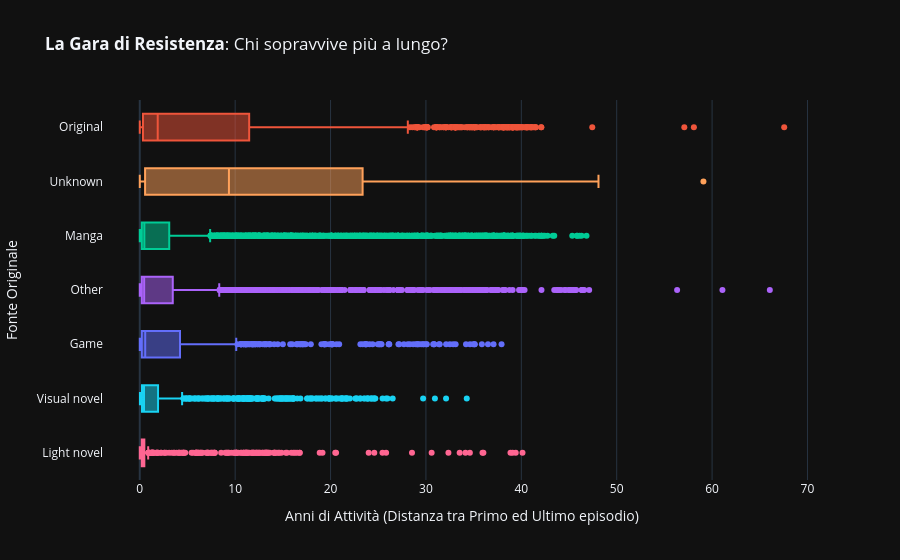

The notebook cell this image was saved under:
### Markdown cell above
### 🔍 Analisi 1: La Fonte (Il Combustibile)

### Code cell
import pandas as pd
import plotly.express as px

# 1. Preparazione Dati (con Date sicure in UTC)
df['start_date'] = pd.to_datetime(df['start_date'], errors='coerce', utc=True)
df['end_date'] = pd.to_datetime(df['end_date'], errors='coerce', utc=True)

# Calcolo "End Date" fittizia per i currently airings
now_utc = pd.Timestamp.now(tz='UTC')
df['calc_end_date'] = df['end_date'].fillna(now_utc)

# Calcolo durata in Anni
df['duration_years'] = (df['calc_end_date'] - df['start_date']).dt.days / 365.25

# Filtro solo serie valide (> 0 anni)
df_clean_duration = df[df['duration_years'] > 0].copy()

# Raggruppo le fonti minori in "Other"
top_sources = df_clean_duration['source'].value_counts().head(6).index
df_clean_duration.loc[~df_clean_duration['source'].isin(top_sources), 'source'] = 'Other'

# 2. Creazione Grafico Migliorato (Box Plot Orizzontale)
# Usiamo il Box Plot perché gestisce meglio gli outlier estremi rispetto al Violino per questo tipo di dati
fig_source_time = px.box(df_clean_duration, 
                         x='duration_years', 
                         y='source',
                         color='source',
                         title='<b>La Gara di Resistenza</b>: Chi sopravvive più a lungo?',
                         labels={'source': 'Fonte Originale', 'duration_years': 'Anni di Messa in Onda'},
                         template='plotly_dark',
                         points='outliers', # Mostra solo gli outlier (i "Titani")
                         hover_data=['title'] # Mostra il titolo quando passi sopra col mouse!
                        )

# 3. Pulizia Layout
fig_source_time.update_layout(
    showlegend=False,
    xaxis_title="Anni di Attività (Distanza tra Primo ed Ultimo episodio)",
    yaxis={'categoryorder':'total ascending'} # Ordina dal meno longevo al più longevo
)

fig_source_time.show()

### Figure 1 — Plotly figure (JSON) as saved in the notebook; plotly's stock layout.template omitted (floating-point values rounded to 4 significant figures; data arrays with more than 128 entries replaced by an {"elided": "..."} marker saying what was removed)
{"data": [{"alignmentgroup": "True", "boxpoints": "outliers", "customdata": {"elided": "933x1 str values"}, "hovertemplate": "Fonte Originale=%{y}<br>Anni di Messa in Onda=%{x}<br>title=%{customdata[0]}<extra></extra>", "legendgroup": "Game", "marker": {"color": "#636efa"}, "name": "Game", "notched": false, "offsetgroup": "Game", "orientation": "h", "showlegend": true, "type": "box", "x": {"elided": "933 float values"}, "x0": " ", "xaxis": "x", "y": {"elided": "933 str values"}, "y0": " ", "yaxis": "y"}, {"alignmentgroup": "True", "boxpoints": "outliers", "customdata": {"elided": "5318x1 str values"}, "hovertemplate": "Fonte Originale=%{y}<br>Anni di Messa in Onda=%{x}<br>title=%{customdata[0]}<extra></extra>", "legendgroup": "Original", "marker": {"color": "#EF553B"}, "name": "Original", "notched": false, "offsetgroup": "Original", "orientation": "h", "showlegend": true, "type": "box", "x": {"elided": "5318 float values"}, "x0": " ", "xaxis": "x", "y": {"elided": "5318 str values"}, "y0": " ", "yaxis": "y"}, {"alignmentgroup": "True", "boxpoints": "outliers", "customdata": {"elided": "3997x1 str values"}, "hovertemplate": "Fonte Originale=%{y}<br>Anni di Messa in Onda=%{x}<br>title=%{customdata[0]}<extra></extra>", "legendgroup": "Manga", "marker": {"color": "#00cc96"}, "name": "Manga", "notched": false, "offsetgroup": "Manga", "orientation": "h", "showlegend": true, "type": "box", "x": {"elided": "3997 float values"}, "x0": " ", "xaxis": "x", "y": {"elided": "3997 str values"}, "y0": " ", "yaxis": "y"}, {"alignmentgroup": "True", "boxpoints": "outliers", "customdata": {"elided": "2806x1 str values"}, "hovertemplate": "Fonte Originale=%{y}<br>Anni di Messa in Onda=%{x}<br>title=%{customdata[0]}<extra></extra>", "legendgroup": "Other", "marker": {"color": "#ab63fa"}, "name": "Other", "notched": false, "offsetgroup": "Other", "orientation": "h", "showlegend": true, "type": "box", "x": {"elided": "2806 float values"}, "x0": " ", "xaxis": "x", "y": {"elided": "2806 str values"}, "y0": " ", "yaxis": "y"}, {"alignmentgroup": "True", "boxpoints": "outliers", "customdata": {"elided": "1689x1 str values"}, "hovertemplate": "Fonte Originale=%{y}<br>Anni di Messa in Onda=%{x}<br>title=%{customdata[0]}<extra></extra>", "legendgroup": "Unknown", "marker": {"color": "#FFA15A"}, "name": "Unknown", "notched": false, "offsetgroup": "Unknown", "orientation": "h", "showlegend": true, "type": "box", "x": {"elided": "1689 float values"}, "x0": " ", "xaxis": "x", "y": {"elided": "1689 str values"}, "y0": " ", "yaxis": "y"}, {"alignmentgroup": "True", "boxpoints": "outliers", "customdata": {"elided": "1026x1 str values"}, "hovertemplate": "Fonte Originale=%{y}<br>Anni di Messa in Onda=%{x}<br>title=%{customdata[0]}<extra></extra>", "legendgroup": "Visual novel", "marker": {"color": "#19d3f3"}, "name": "Visual novel", "notched": false, "offsetgroup": "Visual novel", "orientation": "h", "showlegend": true, "type": "box", "x": {"elided": "1026 float values"}, "x0": " ", "xaxis": "x", "y": {"elided": "1026 str values"}, "y0": " ", "yaxis": "y"}, {"alignmentgroup": "True", "boxpoints": "outliers", "customdata": {"elided": "878x1 str values"}, "hovertemplate": "Fonte Originale=%{y}<br>Anni di Messa in Onda=%{x}<br>title=%{customdata[0]}<extra></extra>", "legendgroup": "Light novel", "marker": {"color": "#FF6692"}, "name": "Light novel", "notched": false, "offsetgroup": "Light novel", "orientation": "h", "showlegend": true, "type": "box", "x": {"elided": "878 float values"}, "x0": " ", "xaxis": "x", "y": {"elided": "878 str values"}, "y0": " ", "yaxis": "y"}], "layout": {"boxmode": "overlay", "legend": {"title": {"text": "Fonte Originale"}, "tracegroupgap": 0}, "showlegend": false, "title": {"text": "<b>La Gara di Resistenza</b>: Chi sopravvive più a lungo?"}, "xaxis": {"anchor": "y", "domain": [0, 1], "title": {"text": "Anni di Attività (Distanza tra Primo ed Ultimo episodio)"}}, "yaxis": {"anchor": "x", "categoryarray": ["Light novel", "Visual novel", "Unknown", "Other", "Manga", "Original", "Game"], "categoryorder": "total ascending", "domain": [0, 1], "title": {"text": "Fonte Originale"}}}}
